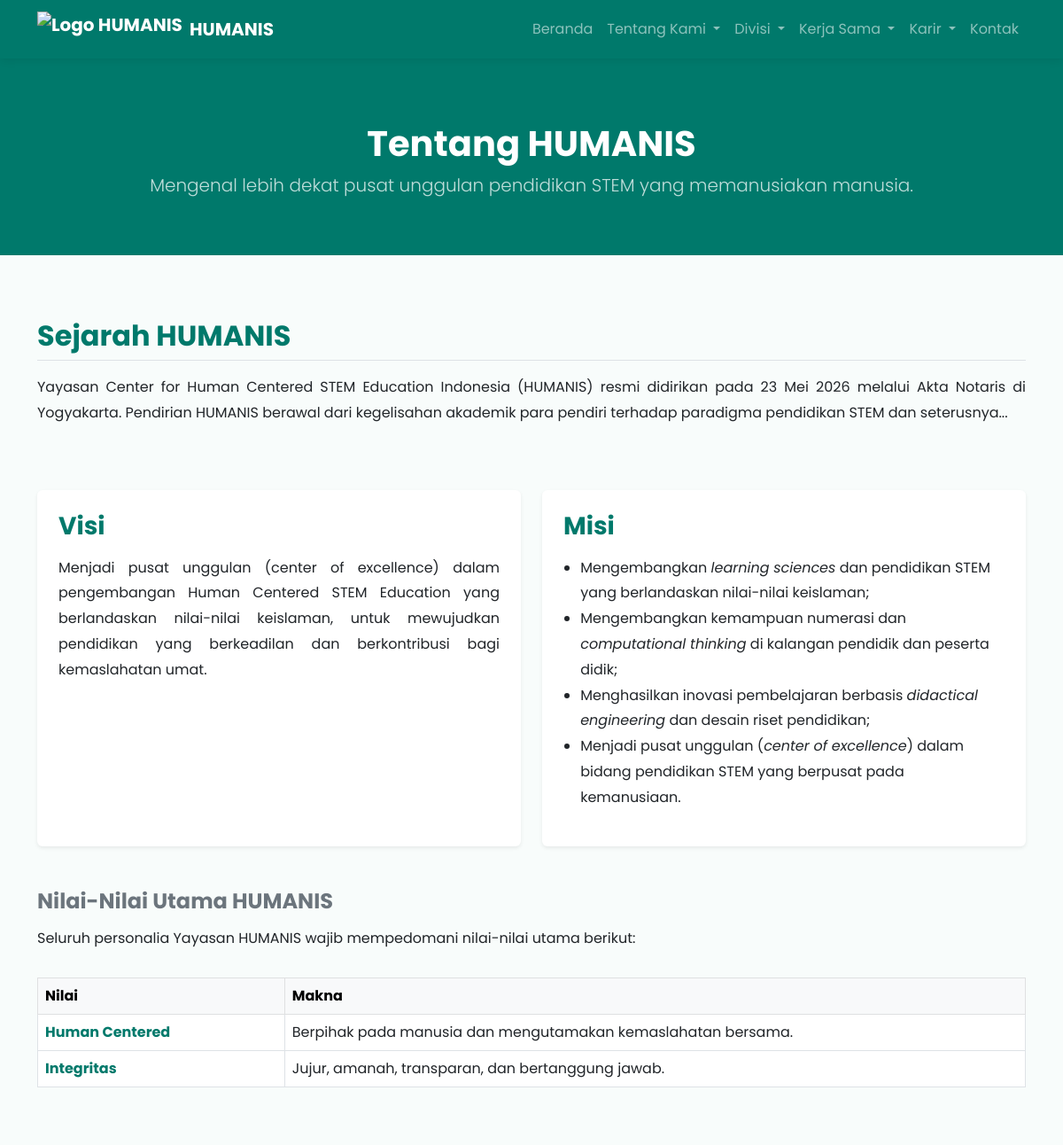
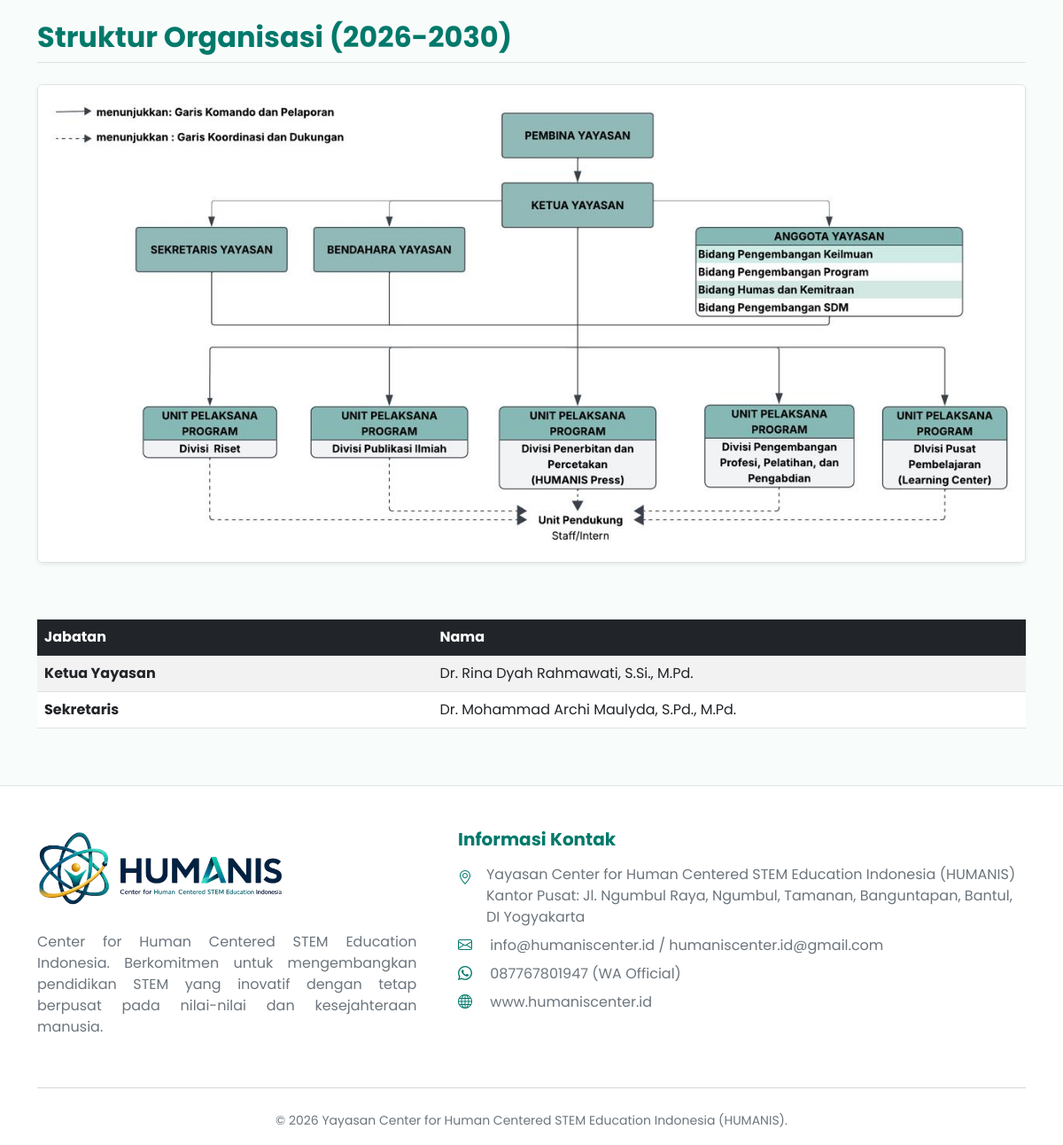
/tentang.php, run on the app's committed database (2 pictures, top to bottom).
### tables this page shows
CREATE TABLE `pengaturan_web` (
  `id` int(11) NOT NULL,
  `kunci` varchar(100) NOT NULL,
  `nilai` text NOT NULL
);

### koneksi.php (called while the page is built, shortened)
<?php
function get_pengaturan($kunci, $conn) {
    $kunci_bersih = mysqli_real_escape_string($conn, $kunci);
    $query = "SELECT nilai FROM pengaturan_web WHERE kunci = '$kunci_bersih'";
    $result = mysqli_query($conn, $query);
    if (mysqli_num_rows($result) > 0) {
        $row = mysqli_fetch_assoc($result);
        return $row['nilai'];
    }
    return "";
}
?>

### tentang.php (the view, shortened to what this page needs)
<?php
include 'koneksi.php';
include 'components/header.php';
?>
<div class="bg-humanis text-white py-5">
    <div class="container text-center mt-4">
        <h1 class="fw-bold">Tentang HUMANIS</h1>
        <p class="lead opacity-75">Mengenal lebih dekat pusat unggulan pendidikan STEM yang memanusiakan manusia.</p>
    </div>
</div>
<div class="container my-5">
    <section id="sejarah" class="mb-5 pt-4">
        <h2 class="fw-bold text-humanis mb-3 border-bottom pb-2">Sejarah HUMANIS</h2>
        <div style="text-align: justify; line-height: 1.8;">
            <?= nl2br(get_pengaturan('tentang_sejarah', $conn)) ?>
        </div>
    </section>
    <section id="visi-misi" class="mb-5 pt-4">
        <div class="row">
            <div class="col-md-6 mb-4">
                <div class="card h-100 border-0 shadow-sm">
                    <div class="card-body p-4">
                        <h3 class="fw-bold text-humanis mb-3">Visi</h3>
                        <p style="text-align: justify; line-height: 1.8;">
                            <?= nl2br(get_pengaturan('tentang_visi', $conn)) ?>
                        </p>
                    </div>
                </div>
            </div>
            <div class="col-md-6 mb-4">
                <div class="card h-100 border-0 shadow-sm">
                    <div class="card-body p-4">
                        <h3 class="fw-bold text-humanis mb-3">Misi</h3>
                        <?= get_pengaturan('tentang_misi', $conn) ?>
                    </div>
                </div>
            </div>
        </div>
        <div class="mt-4">
            <h4 class="fw-bold text-secondary mb-3">Nilai-Nilai Utama HUMANIS</h4>
            <p>Seluruh personalia Yayasan HUMANIS wajib mempedomani nilai-nilai utama berikut:</p>
            <div class="table-responsive">
                <?= get_pengaturan('tentang_nilai', $conn) ?>
            </div>
        </div>
    </section>
    <section id="struktur" class="mb-5 pt-4">
        <h2 class="fw-bold text-humanis mb-4 border-bottom pb-2">Struktur Organisasi (2026-2030)</h2>
        <div class="text-center mb-5">
            <img src="public/struktur.jpeg" alt="Bagan Struktur Organisasi Yayasan HUMANIS" class="img-fluid rounded shadow-sm border" style="max-width: 100%; height: auto;">
        </div>
        <div class="table-responsive">
            <?= get_pengaturan('tentang_struktur', $conn) ?>
        </div>
    </section>
</div>
<?php include 'components/footer.php'; ?>

### components/header.php (shortened to what this page needs)
<!DOCTYPE html>
<html lang="id">
<head>
    <link href="https://cdn.jsdelivr.net/npm/bootstrap@5.3.0/dist/css/bootstrap.min.css" rel="stylesheet">
    <link rel="stylesheet" href="https://cdn.jsdelivr.net/npm/bootstrap-icons@1.11.3/font/bootstrap-icons.min.css">
</head>
<body>
    <nav class="navbar navbar-expand-lg navbar-dark bg-humanis sticky-top">
        <div class="container">
            <a class="navbar-brand fw-bold tracking-wide d-flex align-items-center" href="index.php">
                <img src="public/logo1.png" alt="Logo HUMANIS" height="40" class="me-2">
                HUMANIS
            </a>
            <div class="collapse navbar-collapse" id="navbarNav">
                <ul class="navbar-nav ms-auto">
                    <li class="nav-item"><a class="nav-link" href="index.php">Beranda</a></li>
                    <li class="nav-item dropdown">
                        <a class="nav-link dropdown-toggle" href="#" id="tentangDropdown" role="button" data-bs-toggle="dropdown" aria-expanded="false">
                            Tentang Kami
                        </a>
                    </li>
                    <li class="nav-item dropdown">
                        <a class="nav-link dropdown-toggle" href="#" id="divisiDropdown" role="button" data-bs-toggle="dropdown" aria-expanded="false">
                            Divisi
                        </a>
                    </li>
                    <li class="nav-item dropdown">
                        <a class="nav-link dropdown-toggle" href="#" id="kerjasamaDropdown" role="button" data-bs-toggle="dropdown" aria-expanded="false">
                            Kerja Sama
                        </a>
                    </li>
                    <li class="nav-item dropdown">
                        <a class="nav-link dropdown-toggle" href="#" id="karirDropdown" role="button" data-bs-toggle="dropdown" aria-expanded="false">
                            Karir
                        </a>
                    </li>
                    <li class="nav-item"><a class="nav-link" href="contact.php">Kontak</a></li>
                </ul>
            </div>
        </div>
    </nav>

### components/footer.php (shortened to what this page needs)
<footer class="bg-white pt-5 pb-3 mt-5 border-top">
    <div class="container">
        <div class="row">
            <div class="col-md-5 mb-4">
                <div class="mb-4">
                    <img src="public/logo2.png" alt="Logo HUMANIS Horizontal" style="max-width: 280px; height: auto;">
                </div>
                <p class="text-secondary" style="text-align: justify; max-width: 95%;">
                    Center for Human Centered STEM Education Indonesia. Berkomitmen untuk mengembangkan pendidikan STEM yang inovatif dengan tetap berpusat pada nilai-nilai dan kesejahteraan manusia.
                </p>
            </div>
            <div class="col-md-7 mb-4">
                <h5 class="fw-bold mb-3" style="color: #00796b;">Informasi Kontak</h5>
                <ul class="list-unstyled text-secondary">
                    <li class="mb-2 d-flex">
                        <i class="bi bi-geo-alt me-3 mt-1 text-humanis"></i>
                        <span>Yayasan Center for Human Centered STEM Education Indonesia (HUMANIS)<br>Kantor Pusat: Jl. Ngumbul Raya, Ngumbul, Tamanan, Banguntapan, Bantul, DI Yogyakarta</span>
                    </li>
                    <li class="mb-2"><i class="bi bi-envelope me-3 text-humanis"></i> info@humaniscenter.id / humaniscenter.id@gmail.com</li>
                    <li class="mb-2"><i class="bi bi-whatsapp me-3 text-humanis"></i> 087767801947 (WA Official)</li>
                    <li class="mb-2"><i class="bi bi-globe me-3 text-humanis"></i> www.humaniscenter.id</li>
                </ul>
            </div>
        </div>
        <hr class="text-muted">
        <div class="text-center mt-4">
            <small class="text-secondary">&copy; 2026 Yayasan Center for Human Centered STEM Education Indonesia (HUMANIS).</small>
        </div>
    </div>
</footer>
</body>
</html>

### components/header.php (style rules this page uses)
body { font-family: 'Poppins', sans-serif; background-color: #f8fcfb; }
.bg-humanis { background-color: #00796b !important; }
.text-humanis { color: #00796b !important; }
.navbar { box-shadow: 0 2px 10px rgba(0, 0, 0, 0.08); }

### data on the page
pengaturan_web: nilai "Yayasan Center for Human Centered STEM Education Indonesia (HUMANIS) resmi didirikan pada 23 Mei 2026 melalui Akta Notaris di Yogyakarta. Pendirian HUMANIS berawal dari kegelisahan akademik para pendiri terhadap paradigma pendidikan STEM dan seterusnya..."
pengaturan_web: nilai "Menjadi pusat unggulan (center of excellence) dalam pengembangan Human Centered STEM Education yang berlandaskan nilai-nilai keislaman, untuk mewujudkan pendidikan yang berkeadilan dan berkontribusi bagi kemaslahatan umat."
pengaturan_web: nilai "Mengembangkan learning sciences dan pendidikan STEM yang berlandaskan nilai-nilai keislaman; Mengembangkan kemampuan numerasi dan computational thinking di kalangan pendidik dan peserta didik; Menghasilkan inovasi pembelajaran berbasis didactical engineering dan desain riset pendidikan; Menjadi pusat unggulan ( center of excellence ) dalam bidang pendidikan STEM yang berpusat pada kemanusiaan."
pengaturan_web: nilai "Nilai Makna Human Centered Berpihak pada manusia dan mengutamakan kemaslahatan bersama. Integritas Jujur, amanah, transparan, dan bertanggung jawab."
pengaturan_web: nilai "Jabatan Nama Ketua Yayasan Dr. Rina Dyah Rahmawati, S.Si., M.Pd. Sekretaris Dr. Mohammad Archi Maulyda, S.Pd., M.Pd."
